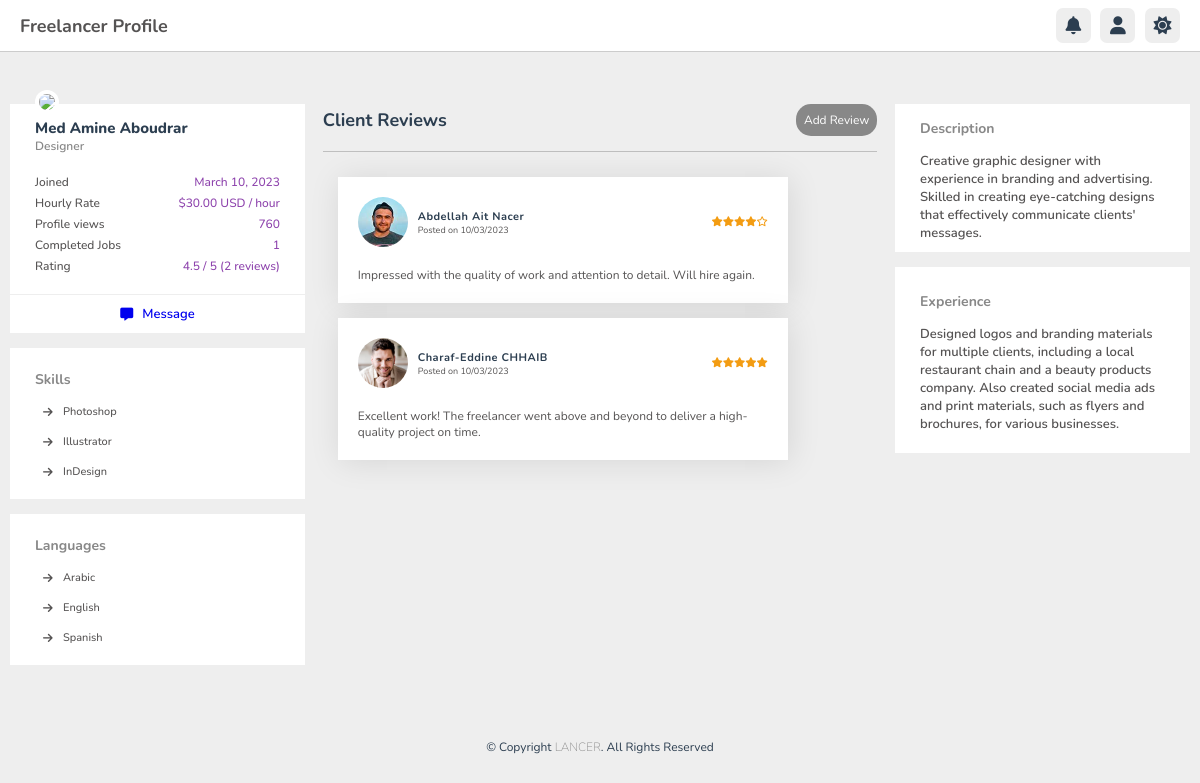
The app's page /client/freelancer-profile.php?idfree=2 with its own data.
### tables this page shows
CREATE TABLE `freelancer` (
  `id_freelancer` int(255) NOT NULL,
  `first_name_free` varchar(255) NOT NULL,
  `last_name_free` varchar(255) NOT NULL,
  `email_freelancer` varchar(255) NOT NULL,
  `password_freelancer` varchar(255) NOT NULL,
  `profession` varchar(255) NOT NULL,
  `hourly_rate` decimal(10,2) NOT NULL,
  `profile_views` int(11) NOT NULL DEFAULT 0,
  `skills` varchar(255) NOT NULL,
  `languages` varchar(255) NOT NULL,
  `description_free` text NOT NULL,
  `experiences` text NOT NULL,
  `joined` timestamp NOT NULL DEFAULT current_timestamp(),
  `statut` int(11) NOT NULL DEFAULT 0,
  `exentation` varchar(22) NOT NULL
);

CREATE TABLE `reviews` (
  `id_review` int(11) NOT NULL,
  `id_freelancer` int(11) NOT NULL,
  `id_client` int(11) NOT NULL,
  `description` text NOT NULL,
  `rating` int(1) NOT NULL,
  `created__at` datetime NOT NULL
);

CREATE TABLE `client` (
  `id_client` int(255) NOT NULL,
  `first_name_cli` varchar(255) NOT NULL,
  `last_name_cli` varchar(255) NOT NULL,
  `email_client` varchar(255) NOT NULL,
  `password_client` varchar(255) NOT NULL,
  `exentation` varchar(255) NOT NULL,
  `statut` int(11) NOT NULL DEFAULT 0
);

### client/freelancer-profile.php (the view, shortened to what this page needs)
<?php
    $conn = mysqli_connect("localhost", "root", "", "lancer");
    if (isset($_GET['idfree'])) {
        $id_freelancer = $_GET['idfree'];
        $query = "SELECT * FROM freelancer WHERE id_freelancer = '$id_freelancer'";
        $result = mysqli_query($conn, $query);
        $freelancer = mysqli_fetch_assoc($result);
    }
    $id_client = $_SESSION['client_id'];
    $profile_views = $freelancer['profile_views'] + 1;
    $sql = "UPDATE freelancer SET profile_views = '$profile_views' WHERE id_freelancer = '$id_freelancer'";
    mysqli_query($conn, $sql);
    function get_completed_jobs_count($freelancer_id) {
        $conn = mysqli_connect('localhost', 'root', '', 'lancer');
        $sql = "SELECT COUNT(*) AS count FROM suivi_job WHERE id_freelancer = '$freelancer_id' AND status = 'completed'";
        $result = mysqli_query($conn, $sql);
        $row = mysqli_fetch_assoc($result);
        $count = $row['count'];
        return $count;
    }
?>
<!DOCTYPE html>
<html lang="en">
<head>
    <link rel="stylesheet" href="https://cdnjs.cloudflare.com/ajax/libs/font-awesome/6.1.2/css/all.min.css">
    <link rel="stylesheet" href="CSS/style.css">
</head>
<body>
    <header class="header">
        <section class="flex">
            <a href="freelancer-profile.php" class="logo">Freelancer Profile</a>
            <div class="icons">
                <div id="menu-btn" class="fa-sharp fa-solid fa-bell"></div>
                <div id="user-btn" class="fas fa-user"></div>
                <div id="toggle-btn" class="fas fa-sun"></div>
            </div>
        </section>
    </header>
    <section>
        <div class="free-container">
            <div class="left-sidebar">
                <div class="sidebar-profile-box">
                    <div class="sidebar-profile-info">
                        <?php
                            if($freelancer['statut']==0)  {
                            echo '<img class="profile-pic-free" src="../freelancer/photofreelancer/default.jpg">' ;
                            }
                            else{
                                $id=$freelancer['id_freelancer'];
                                $ex=$freelancer['exentation'];
                                $namf=$id.'.'.$ex;
                                echo ' <img class="profile-pic-free" src="../freelancer/photofreelancer/'.$namf.'">';
                            }
                        ?>
                        <h1><?php echo $freelancer['first_name_free'] . ' ' . $freelancer['last_name_free']; ?></h1>
                        <h3><?php echo $freelancer['profession']; ?></h3>
                        <ul>
                            <li>Joined<span><?php echo date('F d, Y', strtotime($freelancer['joined'])); ?></span></li>
                            <li>Hourly Rate<span><?php echo '$' . $freelancer['hourly_rate'] . ' USD / hour'; ?></span></li>
                            <li>Profile views<span><?php echo $freelancer['profile_views']; ?></span></li>
                            <li>Completed Jobs<span><?php echo get_completed_jobs_count($freelancer['id_freelancer']); ?></span></li>
                            <?php
                                $freelancer_id = $freelancer['id_freelancer'];
                                $avg_query = "SELECT AVG(rating) AS average_rating FROM reviews WHERE id_freelancer = $freelancer_id";
                                $avg_result = mysqli_query($conn, $avg_query);
                                $avg_rating = mysqli_fetch_assoc($avg_result)['average_rating'];
                                $num_reviews_query = "SELECT COUNT(*) AS num_reviews FROM reviews WHERE id_freelancer = $freelancer_id";
                                $num_reviews_result = mysqli_query($conn, $num_reviews_query);
                                $num_reviews = mysqli_fetch_assoc($num_reviews_result)['num_reviews'];
                            ?>
                            <li>Rating<span><?php echo round($avg_rating, 1) . ' / 5 (' . $num_reviews . ' reviews)'; ?></span></li>
                        </ul>
                    </div>
                    <div class="sidebar-profile-link">
                        <a href="messages.php?freelancer_id=<?php echo $_GET['idfree']; ?>"><i class="fa-solid fa-message"></i>Message</a>
                    </div>
                    <div class="sidebar-skills">
                        <h3>Skills</h3>
                        <?php
                            $skills = explode(',', $freelancer['skills']);
                            foreach ($skills as $skill) {
                                echo '<a href="#"><i class="fa-solid fa-arrow-right"></i>' . $skill . '</a>';
                            }
                        ?>
                    </div>
                    <div class="sidebar-languages">
                        <h3>Languages</h3>
                        <?php
                            $languages = explode(',', $freelancer['languages']);
                            foreach ($languages as $language) {
                                echo '<a href="#"><i class="fa-solid fa-arrow-right"></i>' . $language . '</a>';
                            }
                        ?>
                    </div>
                </div>
            </div>
            <div class="main-content">
                <div class="headingg">
                    <h1>Client reviews</h1>
                    <a class="contact-form-bttn" id="add-review-btn">add review</a>
                </div>
                <?php
                    $reviews_query = "SELECT reviews.*, client.first_name_cli, client.last_name_cli, client.statut, client.exentation FROM reviews JOIN client ON reviews.id_client = client.id_client WHERE reviews.id_freelancer = '$id_freelancer' ORDER BY reviews.id_client = '$id_client' DESC";
                    $reviews_result = mysqli_query($conn, $reviews_query);
                    while ($review = mysqli_fetch_assoc($reviews_result)) {
                ?>
                <div class="review-box">
                    <div class="box-top">
                        <div class="profile-cont">
                            <div class="profile-img">
                                <?php
                                    if($review['statut']==0)  {
                                        echo '<img class="image" src="photoclient/default.jpg">' ;
                                    } else{
                                        $ex = $review['exentation'];
                                        $namf = $review['id_client'] . '.' . $ex;
                                        echo ' <img class="image" src="photoclient/'.$namf.'">';
                                    }
                                ?>
                            </div>
                            <div class="name-user">
                                <strong><?php echo $review['first_name_cli'] . ' ' . $review['last_name_cli']; ?></strong>
                                <span>Posted on <?php echo date("d/m/Y", strtotime($review['created__at'])); ?></span>
                            </div>
                        </div>
                        <div class="reviews">
                            <?php
                                $rating = $review['rating'];
                                for($i = 1; $i <= 5; $i++) {
                                    if($i <= $rating) {
                                        echo '<i class="fas fa-star"></i>';
                                    } else {
                                        echo '<i class="far fa-star"></i>';
                                    }
                                }
                            ?>
                        </div>
                    </div>
                    <div class="client-review">
                        <p><?php echo $review['description']; ?></p>
                    </div>
                </div>
                <?php } ?>
            </div>
            <div class="right-sidebar">
                <div class="sidebar-description">
                    <h3>Description</h3>
                    <p><?php echo $freelancer['description_free']; ?></p>
                </div>
                <div class="sidebar-experience">
                    <h3>Experience</h3>
                    <p><?php echo $freelancer['experiences']; ?></p>
                </div>
            </div>
        </div>
    </section>
    <footer class="footer">
        <p>&#169; Copyright <span>lancer</span>. All rights reserved</p>
    </footer>
</body>
</html>

### records on screen
freelancer: first_name_free "Med Amine", last_name_free "Aboudrar", profession "Designer", joined "March 10, 2023", hourly_rate "30.00", profile_views "760", skills "Photoshop", skills "Illustrator", skills "InDesign", languages "Arabic", languages "English", languages "Spanish", description_free "Creative graphic designer with experience in branding and advertising. Skilled in creating eye-catching designs that effectively communicate clients' messages.", experiences "Designed logos and branding materials for multiple clients, including a local restaurant chain and a beauty products company. Also created social media ads and print materials, such as flyers and brochures, for various businesses."
reviews: shows a picture, id_client.first_name_cli "Abdellah", id_client.last_name_cli "Ait Nacer", created__at "10/03/2023", rating 4 (drawn), description "Impressed with the quality of work and attention to detail. Will hire again."
reviews: shows a picture, id_client.first_name_cli "Charaf-Eddine", id_client.last_name_cli "CHHAIB", created__at "10/03/2023", rating 5 (drawn), description "Excellent work! The freelancer went above and beyond to deliver a high-quality project on time."

### other values on screen
get_completed_jobs_count($freelancer['id_freelancer']) "1"
$avg_rating "4.5"
$num_reviews "2"
